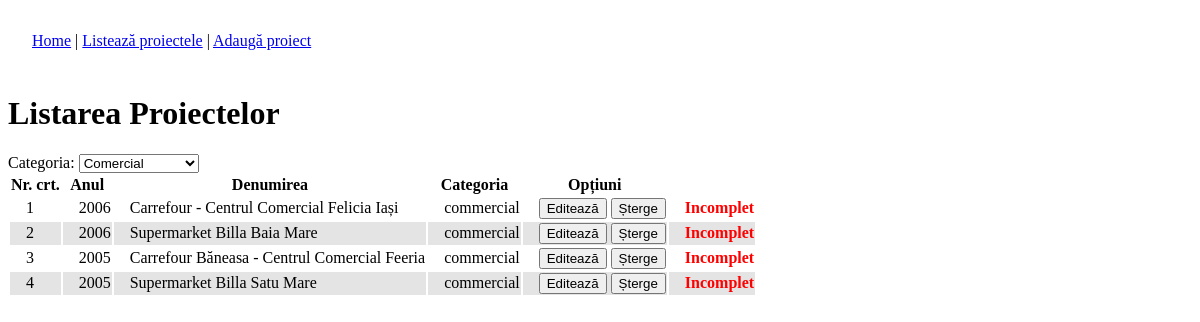
The app's page /admin/list.php?category=commercial, older data.
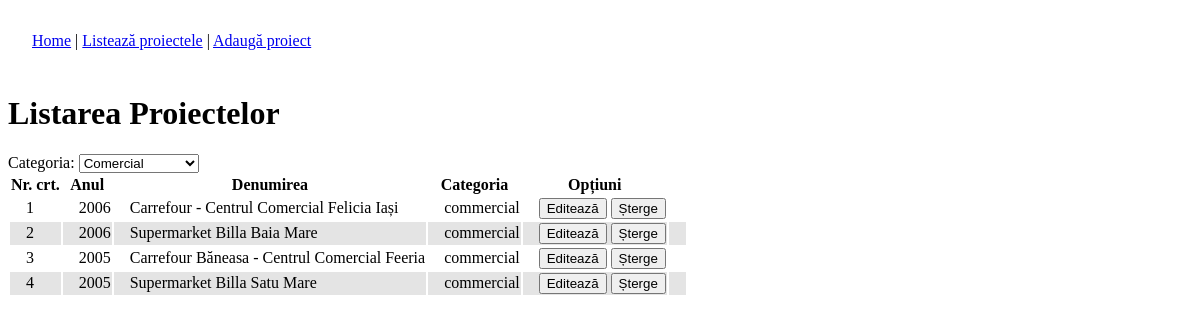
The same page, newer data.
### tables this page shows
CREATE TABLE `portfolio` (
  `id` int(11) NOT NULL auto_increment,
  `name` varchar(128) NOT NULL,
  `category` enum('office','residential','hotel','industrial','commercial','restoration','hospital','other') NOT NULL,
  `tags` varchar(64) NOT NULL,
  `address` varchar(512) NOT NULL,
  `developer` varchar(128) NOT NULL,
  `chief_architect` varchar(128) NOT NULL,
  `whole_area` int(11) default NULL,
  `height` varchar(128) NOT NULL,
  `phase` varchar(128) NOT NULL,
  `year_begin` year(4) default NULL,
  `year_end` year(4) default NULL,
  `description` text NOT NULL,
  `images` varchar(512) NOT NULL,
  PRIMARY KEY  (`id`)
);

### SingletonDB.class.php (called while the page is built, shortened)
<?php
class SingletonDB
{
	private static $connection;
	public static function connect()
	{
		if(!isset(self::$connection))
		{
			self::$connection = new mysqli(ADDRESS, USERNAME, PASSWORD, DATABASE);
		}
		return self::$connection;
	}
}
?>

### Content.class.php (called while the page is built, shortened)
<?php
require_once('util.inc.php');
class Content
{
	protected $db;
	protected $languages;
	public function __construct($namespace)
	{
		try {
			$this->db = SingletonDB::connect();
			if( !($result = $this->db->query("SELECT * FROM `languages`")) )
				throw new DBException('query');
			while($row = $result->fetch_assoc())
			{
				$this->languages[$row['code']]['name'] = $row['name'];
				$this->languages[$row['code']]['img'] = $row['image'];
			}
			$matchedLang = DEFAULT_LANG;
				if( !($result = $this->db->query("SELECT * FROM `content` WHERE namespace = 'common' OR namespace = '"
					. $namespace . "'")) )
				throw new DBException('query');
			while($row = $result->fetch_assoc())
			{
				$this->content[$row['name']] = json_decode($row['value'], true);
			}
		}
		catch(DBException $e) {
			echo $e->errorMessage();
			die();
		}
	}
	public function getLanguages()
	{
		return $this->languages;
	}
	public function isRowIncomplete($row)
	{
		$incomplete = '';
		if(empty($row['tags']))
			$incomplete .= 't';
		$images = json_decode($row['images'], true);
		return $incomplete;
	}
	public function getPortfolioSummary($category, $page, $checkIncomplete=false)
	{
		$portfolio = null;
		if(!$checkIncomplete)
			$columns = "id, name, tags, year_begin, images, category";
		else
			$columns = "*";
		$query = "SELECT ". $columns. " FROM `portfolio`";
		if($category != null)
			$query .= " WHERE category = '". $category . "'";
		$query .= " ORDER BY year_begin DESC, name ASC";
		$result = $this->db->query($query);
		while($row = $result->fetch_assoc())
		{
			$portfolio[$row['id']]['name'] = $row['name'];
			$portfolio[$row['id']]['tags'] = $row['tags'];
			$portfolio[$row['id']]['year_begin'] = $row['year_begin'];
			$images = json_decode($row['images'], true);
			if(!$images)
				$portfolio[$row['id']]['image'] = null;
			else
				$portfolio[$row['id']]['image'] = getThumbFileName($images[0]);
			$portfolio[$row['id']]['category'] = $row['category'];
			if($checkIncomplete)
				$portfolio[$row['id']]['incomplete'] =
						$this->isRowIncomplete($row);
		}
		return $portfolio;
	}
}

### util.inc.php (called while the page is built, shortened)
<?php
function getThumbFileName($img)
{
	$ext = strrchr($img, '.');
	$basename = substr($img, 0, strpos($img, $ext));
	$thumb = "${basename}_thumb${ext}";
	return $thumb;
}

### admin/list.php (the view, shortened to what this page needs)
<?php
require_once('../Content.class.php');
$dbContent = new Content('common');
if(isset($_GET['del']))
{
	$dbContent->deleteProject($_GET['del'], $dbContent->getProject($_GET['del']));
	header('Location: list.php');
}
else
{
?>
<!DOCTYPE html PUBLIC "-//W3C//DTD XHTML 1.0 Strict//EN" "http://www.w3.org/TR/xhtml1/DTD/xhtml1-strict.dtd">
<html xmlns="http://www.w3.org/1999/xhtml">
<head>
<link href="../css/admin.css" rel="stylesheet" type="text/css" />
</head>
<body>
<?php
include('menu.php');
if(isset($_GET['category']))
	$category = $_GET['category'];
else
	$category = "";
echo "<h1>Listarea Proiectelor</h1>";
?>
Categoria: <select name="cat" onchange="window.location = 'list.php?category=' + this.value">
	<option value="commercial" <?php echo ($category=="commercial" ? 'selected="selected"' : '') ?> >Comercial</option>
</select>
<?php
$summary = $dbContent->getPortfolioSummary($category, null, true);
echo '<table><tr><th>Nr. crt.</th><th>Anul</th><th>Denumirea</th><th>Categoria</th><th>Opțiuni</th><th></th></tr>';
$i = 1;
$alt = 0;
foreach($summary as $prjId => $prj)
{
	echo "<tr". ($alt ? ' class="alt"': ''). "><td>$i</td><td>"
		. $prj['year_begin']. "</td><td>". $prj['name']
		. '</td><td>'. $prj['category']. '</td><td><input type="button" value="Editează" '
		. 'onclick="edit('. $prjId. ')" /> '
		. '<input type="button" value="Șterge" onclick="del('
		. $prjId. ', \''. $prj['name']. '\')" /></td>'
		. '<td>'. ($prj['incomplete'] ? '<span class="incomplete">Incomplet</span>' : '')
		. '</td></tr>';
	$i++;
	$alt = ($alt + 1) % 2;
}
echo '</table>';
?>
</body>
</html>
<?php
}
?>

### admin/menu.php
<div class="menu"><a href="index.html">Home</a> | <a href="list.php">Listează proiectele</a> | <a href="edit.php">Adaugă proiect</a></div>

### css/admin.css (style rules this page uses)
td { padding-left: 16px; }
tr.alt td { background-color: #E4E4E4; }
.menu { padding: 24px; }
.incomplete { color: red; font-weight: bold; }

Row changes from the older to the newer data that the page shows:
changed portfolio "Carrefour - Centrul Comercial Felicia Iași": no longer shows "Incomplet"
changed portfolio "Supermarket Billa Baia Mare": no longer shows "Incomplet"
changed portfolio "Carrefour Băneasa - Centrul Comercial Feeria": no longer shows "Incomplet"
changed portfolio "Supermarket Billa Satu Mare": no longer shows "Incomplet"
